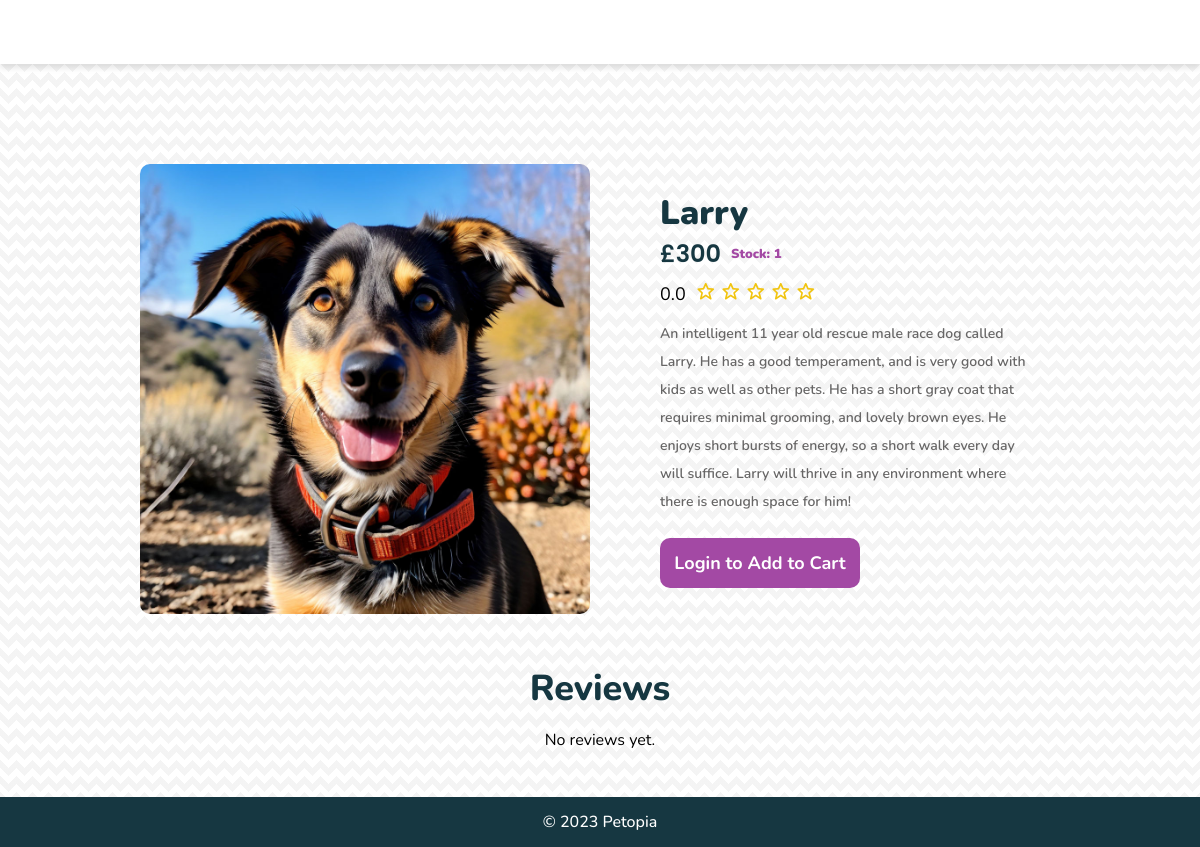
Page /item.php?Product_ID=1 on the earlier database version.
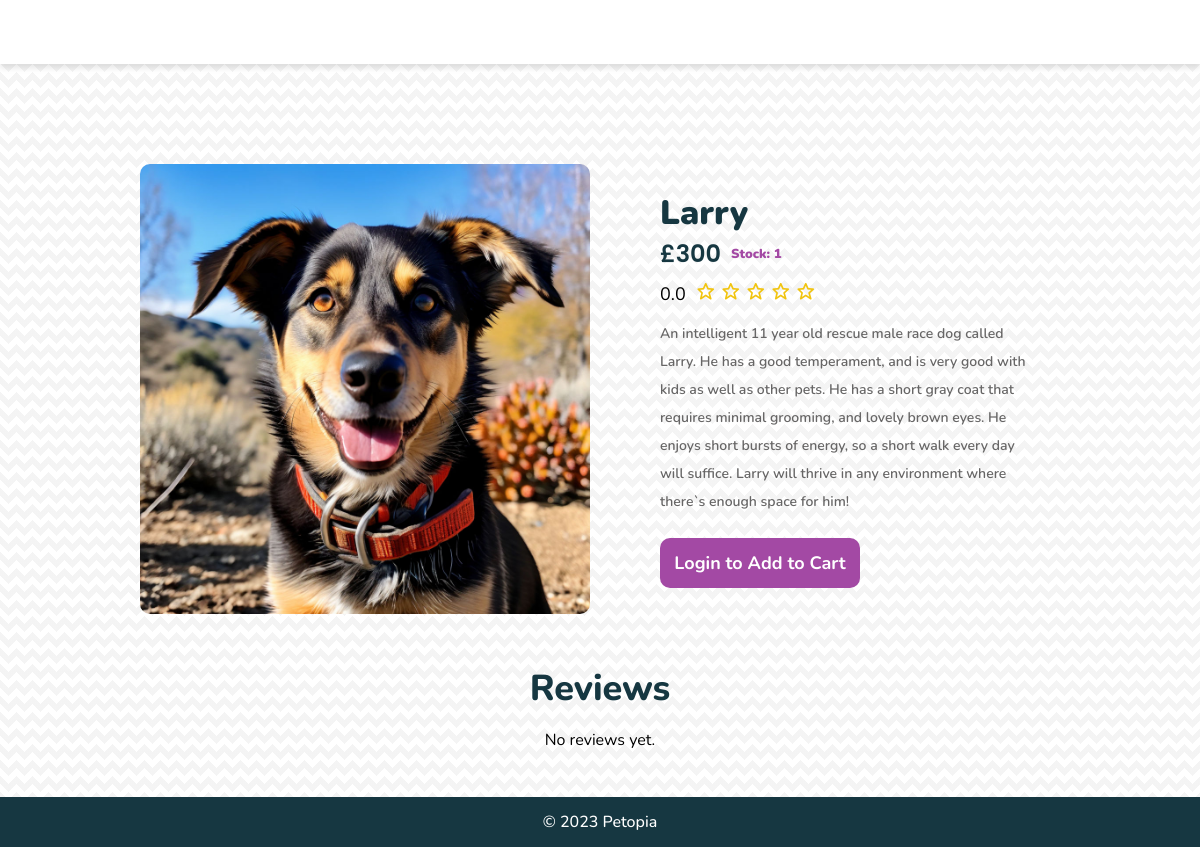
Same page on the later database version.
### tables this page shows
CREATE TABLE `product` (
  `Product_ID` int(10) NOT NULL,
  `Name` varchar(20) NOT NULL,
  `Price` int(20) NOT NULL,
  `Num_In_Stock` int(10) UNSIGNED NOT NULL,
  `Description` varchar(500) NOT NULL,
  `Image` varchar(200) DEFAULT NULL
);

### php/mainLogCheck.php (called while the page is built, shortened)
<?php
$b=False;
?>

### item.php (the view, shortened to what this page needs)
<?php
require_once "php/mainLogCheck.php";
$tempPID = $_GET["Product_ID"];
?>
<!DOCTYPE html>
<html lang="en">
<head>
    <link href="css/item.css" rel="stylesheet" type="text/css">
    <link href='https://unpkg.com/boxicons@2.1.4/css/boxicons.min.css' rel='stylesheet'>
    <link href="css/navigation.css" rel="stylesheet" type="text/css">
    <link rel="stylesheet" href="css/footer.css">
    <link rel="stylesheet" href="https://unpkg.com/flickity@2/dist/flickity.min.css">
    <link rel="stylesheet" href="templates/hero-banner.css">
</head>
<body>
    <header></header>
    <main>
        <section class="item-section">
            <div class="item-image">
                <img src="assets/ProductImages/ImageID_<?php echo $tempPID; ?>.jpeg" alt="">
            </div>
            <div class="right-container">
                <?php
                require_once "php/connectdb.php";
                try {
                    $productQuery =
                        "SELECT * from  product WHERE Product_ID LIKE " .
                        " '" .
                        $tempPID .
                        "'";
                    $rows = $db->query($productQuery);
                    if ($rows && $rows->rowCount() > 0) {
                        foreach ($rows as $row) { ?>
                                <h4 class="title-text"><?php echo $row[
                                    "Name"
                                ]; ?></h4>
                                <div class="price-stock-container">
                                    <h5 class="price-text">£<?php echo $row[
                                        "Price"
                                    ]; ?></h5>
                                    <p class="in-stock-text">Stock: <?php
                                    $adjustedStock = $row["Num_In_Stock"];
                                    echo max(0, $adjustedStock);
                                    ?></p>
                                </div>
                                <div class="item-rating-container">
                                <p><?php
                                $avgRatingQuery = "SELECT AVG(rating) as averageRating FROM reviews WHERE Product_ID = ?";
                                $stmt = $db->prepare($avgRatingQuery);
                                $stmt->execute([$tempPID]);
                                $avgRatingResult = $stmt->fetch(PDO::FETCH_ASSOC);
                                $averageRating = round($avgRatingResult['averageRating'] * 2) / 2;
                                echo number_format($averageRating, 1); ?></p>
                                <div class="item-rating-stars">
                                        <?php
                                        for ($i = 0; $i < 5; $i++) {
                                            if ($averageRating >= ($i + 1)) {
                                                echo '<i class="bx bxs-star" style="color: #f1c40f;"></i>';
                                            } elseif ($averageRating >= ($i + 0.5)) {
                                                echo '<i class="bx bxs-star-half" style="color: #f1c40f;"></i>';
                                            } else {
                                                echo '<i class="bx bx-star" style="color: #f1c40f;"></i>';
                                            }
                                        }
                                        ?>
                                    </div>
                                </div>
                                <p class="desc-text"><?php echo $row[
                                    "Description"
                                ]; ?></p>
                                <div class="item-bottom-container">
                                <?php if ($b == true) {
                                    if ($adjustedStock > 0) {
                                        echo "<form method='post' action='products.php'>";
                                        echo '<input type="hidden" name="productID" value="' .
                                            $row["Product_ID"] .
                                            '">';
                                        echo '<input type="hidden" name="quantity" value="1">';
                                        echo '<button class="add-cart-btn" type="submit" name="add">Add to Cart<div class="bx bx-cart-add"></div></button>';
                                        echo "</form>";
                                    } else {
                                        echo '<button class="add-cart-btn" disabled>Out of Stock</button>';
                                    }
                                } else {
                                    echo '<button class="add-cart-btn" onclick="location.href=\'login.php\'">Login to Add to Cart</button>';
                                } ?>
                        <?php }
                    } else {
                        echo "<p>No matching Product.</p>\n";
                    }
                } catch (PDOexception $ex) {
                    echo "Sorry, a database error occurred! <br>";
                    echo "Error details: <em>" . $ex->getMessage() . "</em>";
                }
                ?>
            </div>
        </section>
        <section class="reviews-section">
            <h2 class="reviews-heading">Reviews</h2>
            <div class="reviews-template">
                <?php require_once('php/reviews_template.php');?>
            </div>
        </section>
    </main>
</body>
<footer>
    &copy; 2023 Petopia
</footer>
</body>
</html>

### php/reviews_template.php
<?php
$query = "SELECT r.Review_ID, r.Review_Date, r.rating, r.Rev_Text, c.Username
          FROM reviews r
          JOIN customer c ON r.Customer_ID = c.Customer_ID
          WHERE r.Product_ID = :productID
          ORDER BY r.Review_Date DESC";
$stmt = $db->prepare($query);
$stmt->execute(['productID' => $tempPID]);
$reviews = $stmt->fetchAll(PDO::FETCH_ASSOC);
?>
<div class="reviews-container">
    <?php if (!empty($reviews)): ?>
        <?php foreach ($reviews as $review): ?>
            <div class="review">
                <div class="review-header">
                    <p class="review-username"><?= htmlspecialchars($review['Username']); ?></p>
                    <p class="review-date"><?= htmlspecialchars($review['Review_Date']); ?></p>
                </div>
                <div class="review-rating">
                    <?php
                    $fullStars = floor($review['rating']);
                    $halfStar = $review['rating'] - $fullStars >= 0.5 ? 1 : 0;
                    $emptyStars = 5 - $fullStars - $halfStar;
                    for ($i = 0; $i < $fullStars; $i++): ?>
                        <i class='bx bxs-star'></i>
                    <?php endfor; ?>
                    <?php if ($halfStar): ?>
                        <i class='bx bxs-star-half'></i>
                    <?php endif; ?>
                    <?php for ($i = 0; $i < $emptyStars; $i++): ?>
                        <i class='bx bx-star'></i>
                    <?php endfor; ?>
                </div>
                <div class="review-text">
                    <?= htmlspecialchars($review['Rev_Text']); ?>
                </div>
            </div>
        <?php endforeach; ?>
    <?php else: ?>
        <p>No reviews yet.</p>
    <?php endif; ?>
</div>

### css/item.css (style rules this page uses)
main { min-height: calc(100vh - 134px); display: flex; flex-direction: column; justify-content: center; align-items: center; background-image: linear-gradient(135deg, rgba(228, 228, 228, 0.4) 25%, transparent 25%), linear-gradient(225deg, rgba(228, 228, 228, 0.4) 25%, transparent 25%), linear-gradient(45deg, rgba(228, 228, 228, 0.4) 25%, transparent 25%), linear-gradient(315deg, rgba(228, 228, 228, 0.4) 25%, #ffffff 25%); background-position: 8px 0, 8px 0, 0 0, 0 0; background-size: 16px 16px; background-repeat: repeat; }
.item-section { padding-top: 100px; padding-bottom: 50px; display: flex; justify-content: center; align-items: center; flex-wrap: wrap; gap: 70px; }
.item-image { width: 500px; height: 500px; }
.item-image img { width: 100%; height: 100%; object-fit: cover; border-radius: 10px; }
.right-container { display: flex; flex-direction: column; width: 400px; }
.title-text { margin: 0; font-size: 34px; color: #163741; margin-top: 0px; font-weight: 900; }
.price-stock-container { display: flex; flex-direction: row; align-items: center; }
.price-text { margin: 0; font-size: 24px; font-weight: 600; color: #163741; font-family: 'Poppins', sans-serif; }
.in-stock-text { font-size: 13px; color: #a349a4; margin-bottom: 0; margin-left: 10px; margin-top: 0px; font-style: normal; font-weight: 900; text-transform: inherit; }
.desc-text { font-weight: 400; line-height: 28px; color: #676666; font-weight: 600; font-size: 14px; margin-right: 20px; margin-bottom: 22px; }
.add-cart-btn { width: 200px; height: 50px; background-color: #a349a4; border: none; border-radius: 10px; cursor: pointer; color: white; font-weight: 700; font-family: Nunito, sans-serif; transition: 0.2s; font-size: 18px; position: relative; }
.item-rating-container { padding-top: 10px; display: flex; align-items: center; }
.item-rating-stars i { font-size: 20px; color: #f1c40f; margin-right: 5px; }
.item-rating-container p { margin: 0; margin-right: 10px; font-size: 18px; }
.reviews-section { display: flex; justify-content: center; align-items: start; flex-direction: column; }
.reviews-heading { color: #163741; font-weight: 800; font-size: 36px; margin: 0; }
.reviews-template { padding-left: 20px; padding-right: 20px; padding-bottom: 30px; display: flex; justify-content: center; align-items: center; flex-direction: column; gap: 20px; }
.reviews-container { display: flex; flex-direction: column; gap: 10px; }
@media screen and (max-width: 1200px) { main { min-height: calc(100vh - 114px); } }
@media screen and (max-width: 1200px) { .item-image { width:450px; height: 450px; } }
@media screen and (max-width: 1200px) { .reviews-section { align-items: center; } }

### css/navigation.css (style rules this page uses)
body { margin: 0; font-family: 'Nunito', sans-serif; overflow-x: hidden; padding-top: 84px; }
header { width: 100%; height: auto; display: flex; justify-content: space-evenly; align-items: center; flex-direction: column; z-index: 9999; position: fixed; top: 0; box-shadow: 0 4px 6px rgba(0, 0, 0, 0.1); }
@media (max-width: 1200px) { body { padding-top: 64px; } }
@media (max-width: 1200px) { header { justify-content: space-between; height: 64px; } }

### css/footer.css (style rules this page uses)
footer { width: 100%; height: 50px; background-color: #163741; color: white; font-weight: 500; display: flex; justify-content: center; align-items: center; }

### templates/hero-banner.css (style rules this page uses)
body, html { overflow-x: hidden; }

Differences in the rows shown:
changed product "Larry": Description "…in any environment where there is enough space for him!" → "…in any environment where there`s enough space for him!"
